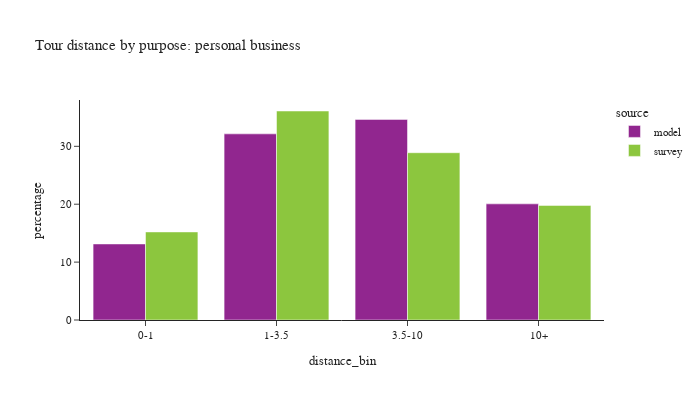

The cell this chart's notebook holds for it:
### Code cell
plot_bins(tour, tour['pdpurp'] == 4, 'personal business')

### Figure 1 — Plotly figure (JSON) as saved in the notebook; plotly's stock layout.template omitted (floating-point values rounded to 4 significant figures)
{"data": [{"alignmentgroup": "True", "customdata": [[52364], [128165], [138129], [79964]], "hovertemplate": "source=model<br>distance_bin=%{x}<br>percentage=%{y}<br>sample count=%{customdata[0]}<extra></extra>", "legendgroup": "model", "marker": {"color": "#91268F", "pattern": {"shape": ""}}, "name": "model", "offsetgroup": "model", "orientation": "v", "showlegend": true, "textposition": "auto", "type": "bar", "x": ["0-1", "1-3.5", "3.5-10", "10+"], "xaxis": "x", "y": [13.14, 32.15, 34.65, 20.06], "yaxis": "y"}, {"alignmentgroup": "True", "customdata": [[161], [285], [265], [137]], "hovertemplate": "source=survey<br>distance_bin=%{x}<br>percentage=%{y}<br>sample count=%{customdata[0]}<extra></extra>", "legendgroup": "survey", "marker": {"color": "#8CC63E", "pattern": {"shape": ""}}, "name": "survey", "offsetgroup": "survey", "orientation": "v", "showlegend": true, "textposition": "auto", "type": "bar", "x": ["0-1", "1-3.5", "3.5-10", "10+"], "xaxis": "x", "y": [15.21, 36.1, 28.89, 19.79], "yaxis": "y"}], "layout": {"barmode": "group", "font": {"size": 11}, "height": 400, "legend": {"title": {"text": "source"}, "tracegroupgap": 0}, "title": {"text": "Tour distance by purpose: personal business"}, "width": 700, "xaxis": {"anchor": "y", "domain": [0.0, 1.0], "title": {"text": "distance_bin"}}, "yaxis": {"anchor": "x", "domain": [0.0, 1.0], "title": {"text": "percentage"}}}}
